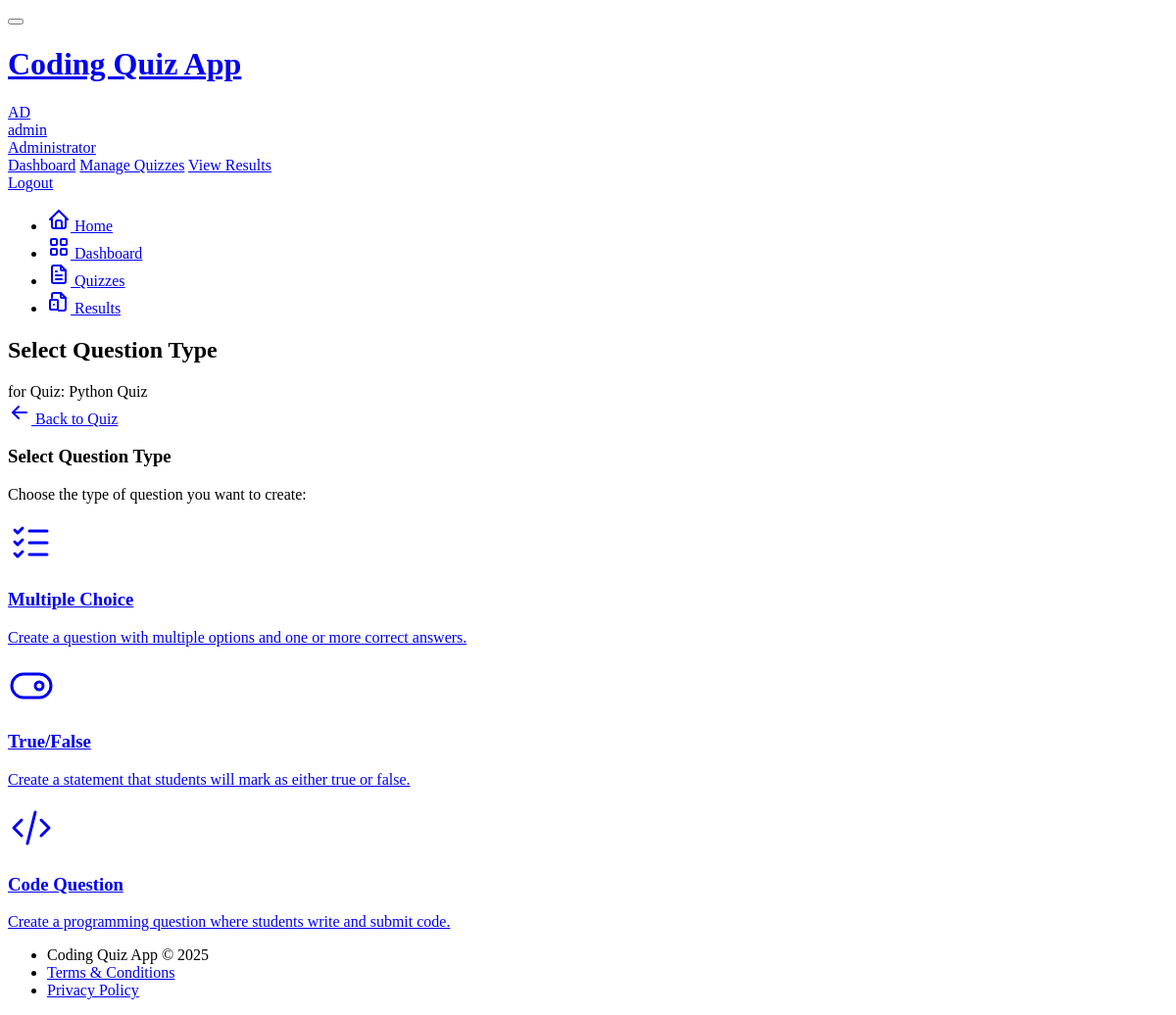
Screenshot of /admin/quizzes/3/questions/select-type (signed in) with the database file from the repository.
### models.py (models this page shows, shortened)
class User(UserMixin, db.Model):
    id = db.Column(db.Integer, primary_key=True)
    username = db.Column(db.String(64), unique=True, index=True)
    email = db.Column(db.String(120), unique=True, index=True)
    password_hash = db.Column(db.String(128))
    is_admin = db.Column(db.Boolean, default=False)
    created_at = db.Column(db.DateTime, default=datetime.utcnow)
    quizzes = db.relationship('Quiz', backref='author', lazy='dynamic')
    submissions = db.relationship('Submission', backref='student', lazy='dynamic')

class Quiz(db.Model):
    id = db.Column(db.Integer, primary_key=True)
    title = db.Column(db.String(100), nullable=False)
    description = db.Column(db.Text)
    is_active = db.Column(db.Boolean, default=True)
    time_limit = db.Column(db.Integer, default=30)  # minutes
    created_at = db.Column(db.DateTime, default=datetime.utcnow)
    updated_at = db.Column(db.DateTime, default=datetime.utcnow, onupdate=datetime.utcnow)
    author_id = db.Column(db.Integer, db.ForeignKey('user.id'))
    questions = db.relationship('Question', backref='quiz', lazy='dynamic', cascade='all, delete-orphan')
    submissions = db.relationship('Submission', backref='quiz', lazy='dynamic')

### app/routes/admin.py (the view)
@admin_bp.route('/quizzes/<int:quiz_id>/questions/select-type', methods=['GET'])
@admin_required
def select_question_type(quiz_id):
    quiz = Quiz.query.get_or_404(quiz_id)
    if quiz.author_id != current_user.id:
        abort(403)
    return render_template('admin/question_type_selector.html', quiz=quiz, title='Select Question Type')

### app/routes/admin.py (called while the page is built)
def admin_required(func):
    @wraps(func)
    @login_required
    def decorated_view(*args, **kwargs):
        if not current_user.is_admin:
            abort(403)
        return func(*args, **kwargs)
    return decorated_view

### app/templates/admin/question_type_selector.html (shortened to what this page needs)
{% extends "base.html" %}
{% block page_title %}
Select Question Type
{% endblock %}
{% block subtitle %}
for Quiz: {{ quiz.title }}
{% endblock %}
{% block page_actions %}
<a href="{{ url_for('admin.edit_quiz', quiz_id=quiz.id) }}" class="btn btn-outline-primary">
    Back to Quiz
</a>
{% endblock %}
{% block content %}
<div class="row row-cards">
    <div class="col-md-10 offset-md-1">
        <div class="card">
            <div class="card-header">
                <h3 class="card-title">Select Question Type</h3>
            </div>
            <div class="card-body">
                <p class="text-muted">Choose the type of question you want to create:</p>
                <div class="row mt-4">
                    <div class="col-md-4">
                        <div class="card card-link card-link-pop">
                            <a href="{{ url_for('admin.create_multiple_choice_question', quiz_id=quiz.id) }}" class="card-body text-center">
                                <h3 class="mt-2">Multiple Choice</h3>
                                <p class="text-muted">Create a question with multiple options and one or more correct answers.</p>
                            </a>
                        </div>
                    </div>
                    <div class="col-md-4">
                        <div class="card card-link card-link-pop">
                            <a href="{{ url_for('admin.create_true_false_question', quiz_id=quiz.id) }}" class="card-body text-center">
                                <h3 class="mt-2">True/False</h3>
                                <p class="text-muted">Create a statement that students will mark as either true or false.</p>
                            </a>
                        </div>
                    </div>
                    <div class="col-md-4">
                        <div class="card card-link card-link-pop">
                            <a href="{{ url_for('admin.create_code_question', quiz_id=quiz.id) }}" class="card-body text-center">
                                <h3 class="mt-2">Code Question</h3>
                                <p class="text-muted">Create a programming question where students write and submit code.</p>
                            </a>
                        </div>
                    </div>
                </div>
            </div>
        </div>
    </div>
</div>
{% endblock %}

### app/templates/base.html (shortened to what this page needs)
<!DOCTYPE html>
<html lang="en">
<head>
    <link rel="stylesheet" href="https://cdn.jsdelivr.net/npm/@tabler/core@1.0.0-beta17/dist/css/tabler.min.css">
    <link rel="stylesheet" href="https://cdn.jsdelivr.net/npm/@tabler/core@1.0.0-beta17/dist/css/tabler-flags.min.css">
    <link rel="stylesheet" href="https://cdn.jsdelivr.net/npm/@tabler/core@1.0.0-beta17/dist/css/tabler-payments.min.css">
    <link rel="stylesheet" href="https://cdn.jsdelivr.net/npm/@tabler/core@1.0.0-beta17/dist/css/tabler-vendors.min.css">
    <link rel="stylesheet" href="https://cdnjs.cloudflare.com/ajax/libs/codemirror/5.65.2/codemirror.min.css">
    <link rel="stylesheet" href="https://cdnjs.cloudflare.com/ajax/libs/codemirror/5.65.2/theme/dracula.min.css">
    <link rel="stylesheet" href="{{ url_for('static', filename='css/custom.css') }}">
</head>
<body class="antialiased d-flex flex-column min-vh-100">
    <div class="page">
        <header class="navbar navbar-expand-md navbar-light d-print-none">
            <div class="container-xl">
                <button class="navbar-toggler" type="button" data-bs-toggle="collapse" data-bs-target="#navbar-menu">
                </button>
                <h1 class="navbar-brand navbar-brand-autodark d-none-navbar-horizontal pe-0 pe-md-3">
                    <a href="{{ url_for('main.index') }}">
                        Coding Quiz App
                    </a>
                </h1>
                <div class="navbar-nav flex-row order-md-last">
                    <div class="nav-item dropdown">
                        {% if current_user.is_authenticated %}
                        <a href="#" class="nav-link d-flex lh-1 text-reset p-0" data-bs-toggle="dropdown" aria-label="Open user menu">
                            <span class="avatar avatar-sm bg-primary">
                                {{ current_user.username[:2].upper() }}
                            </span>
                            <div class="d-none d-xl-block ps-2">
                                <div>{{ current_user.username }}</div>
                                <div class="mt-1 small text-muted">
                                    {% if current_user.is_admin %}Administrator{% else %}Student{% endif %}
                                </div>
                            </div>
                        </a>
                        <div class="dropdown-menu dropdown-menu-end dropdown-menu-arrow">
                            {% if current_user.is_admin %}
                            <a href="{{ url_for('admin.dashboard') }}" class="dropdown-item">Dashboard</a>
                            <a href="{{ url_for('admin.quizzes') }}" class="dropdown-item">Manage Quizzes</a>
                            <a href="{{ url_for('admin.results') }}" class="dropdown-item">View Results</a>
                            {% else %}
                            <a href="{{ url_for('student.dashboard') }}" class="dropdown-item">Dashboard</a>
                            <a href="{{ url_for('student.results') }}" class="dropdown-item">My Results</a>
                            {% endif %}
                            <a href="{{ url_for('auth.logout') }}" class="dropdown-item">Logout</a>
                        </div>
                        {% endif %}
                    </div>
                </div>
            </div>
        </header>
        <div class="navbar-expand-md">
            <div class="collapse navbar-collapse" id="navbar-menu">
                <div class="navbar navbar-light">
                    <div class="container-xl">
                        <ul class="navbar-nav">
                            <li class="nav-item {% if request.endpoint == 'main.index' %}active{% endif %}">
                                <a class="nav-link" href="{{ url_for('main.index') }}">
                                    <span class="nav-link-icon d-md-none d-lg-inline-block">
                                    </span>
                                    <span class="nav-link-title">Home</span>
                                </a>
                            </li>
                            {% if current_user.is_authenticated %}
                                {% if current_user.is_admin %}
                                <li class="nav-item {% if request.endpoint == 'admin.dashboard' %}active{% endif %}">
                                    <a class="nav-link" href="{{ url_for('admin.dashboard') }}">
                                        <span class="nav-link-icon d-md-none d-lg-inline-block">
                                        </span>
                                        <span class="nav-link-title">Dashboard</span>
                                    </a>
                                </li>
                                <li class="nav-item {% if request.endpoint == 'admin.quizzes' %}active{% endif %}">
                                    <a class="nav-link" href="{{ url_for('admin.quizzes') }}">
                                        <span class="nav-link-icon d-md-none d-lg-inline-block">
                                        </span>
                                        <span class="nav-link-title">Quizzes</span>
                                    </a>
                                </li>
                                <li class="nav-item {% if request.endpoint == 'admin.results' %}active{% endif %}">
                                    <a class="nav-link" href="{{ url_for('admin.results') }}">
                                        <span class="nav-link-icon d-md-none d-lg-inline-block">
                                        </span>
                                        <span class="nav-link-title">Results</span>
                                    </a>
                                </li>
                                {% endif %}
                            {% endif %}
                        </ul>
                    </div>
                </div>
            </div>
        </div>
        <div class="page-wrapper">
            <div class="container-xl">
                <div class="page-header d-print-none">
                    <div class="row align-items-center">
                        <div class="col">
                            <h2 class="page-title">
                                {% block page_title %}{{ title }}{% endblock %}
                            </h2>
                            <div class="text-muted mt-1">
                                {% block subtitle %}{% endblock %}
                            </div>
                        </div>
                        <div class="col-auto ms-auto">
                            {% block page_actions %}{% endblock %}
                        </div>
                    </div>
                </div>
            </div>
            <div class="page-body">
                <div class="container-xl">
                    {% block content %}{% endblock %}
                </div>
            </div>
            <footer class="footer footer-transparent d-print-none mt-auto">
                <div class="container-xl">
                    <div class="row text-center align-items-center flex-row-reverse">
                        <div class="col-12 col-lg-auto mt-3 mt-lg-0">
                            <ul class="list-inline list-inline-dots mb-0">
                                <li class="list-inline-item">
                                    Coding Quiz App &copy; 2025
                                </li>
                                <li class="list-inline-item">
                                    <a href="#" class="link-secondary">Terms & Conditions</a>
                                </li>
                                <li class="list-inline-item">
                                    <a href="#" class="link-secondary">Privacy Policy</a>
                                </li>
                            </ul>
                        </div>
                    </div>
                </div>
            </footer>
        </div>
    </div>
</body>
</html>

### rows the page displays
User: username "AD", username "admin"
Quiz: title "Python Quiz"
